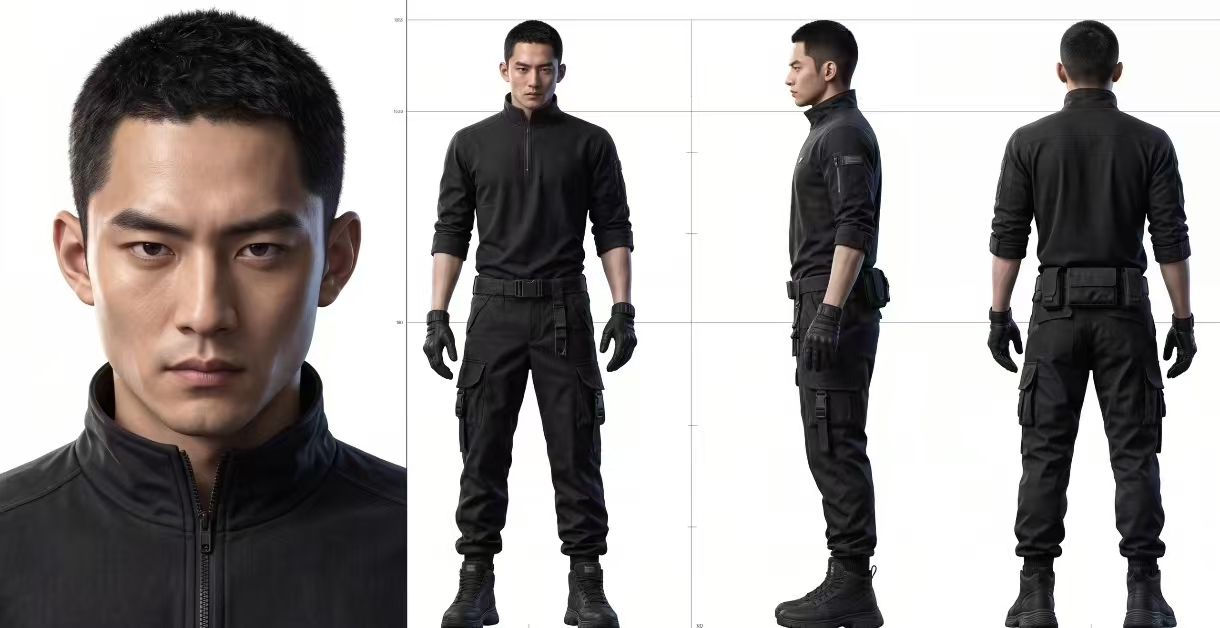
#> input picture GeneralAlgorithm/vision/data/威龙.jpg, 1220 x 628 px
$ jupyter execute '感知哈希.ipynb'
#> lines starting #> are read from the running program, lines starting #| are printed output that depends on the picture
感知哈希 (Perceptual Hashing)
领域：图像检索、数字指纹、内容去重、相似图片检测。
通过提取图像的“指纹”（如颜色分布、DCT变换后的低频信息），比较两张图片在视觉上是否相似，常用于搜索引擎的“以图搜图”功能、盗版图片识别等。

感知哈希目标：把图片变成一串固定长度二进制“指纹”，内容相似的图，哈希也相似。
1. aHash（平均哈希，最简单）
步骤：
缩放到 8×8，转灰度，算全局平均灰度，每个像素：大于均值 → 1，否则 → 0，得到 64 位哈希
2. dHash（差值哈希，最常用）
步骤：
缩放到 9×8（多一列），转灰度，每行比较相邻像素：左 > 右 → 1，否则 → 0，得到 8×8 = 64 位哈希
 对亮度/对比度变化更鲁棒
3. pHash（真正的“感知哈希”）
步骤：
缩放到 32×32，转灰度，做 DCT（离散余弦变换），取左上角 8×8 低频系数，与中位数/均值比较 → 二值化，得到 64 位哈希
抗压缩、抗缩放、抗轻微滤镜

[cell 1]
# 使用Pillow
from importlib.util import find_spec

if find_spec('PIL') :
    pass
else:
    raise Exception("未安装pillow(python -m pip install pillow)")

[cell 2]
from PIL import Image

image1=Image.open('data/威龙.jpg')
#> image1 is the input picture: PIL image 1220x628 RGB; mean R, G, B 159.4, 155.8, 154.7
print(type(image1))
#| <class 'PIL.JpegImagePlugin.JpegImageFile'>

[cell 3]
image1.show()

[cell 4]
gray_image1 = image1.convert('L')
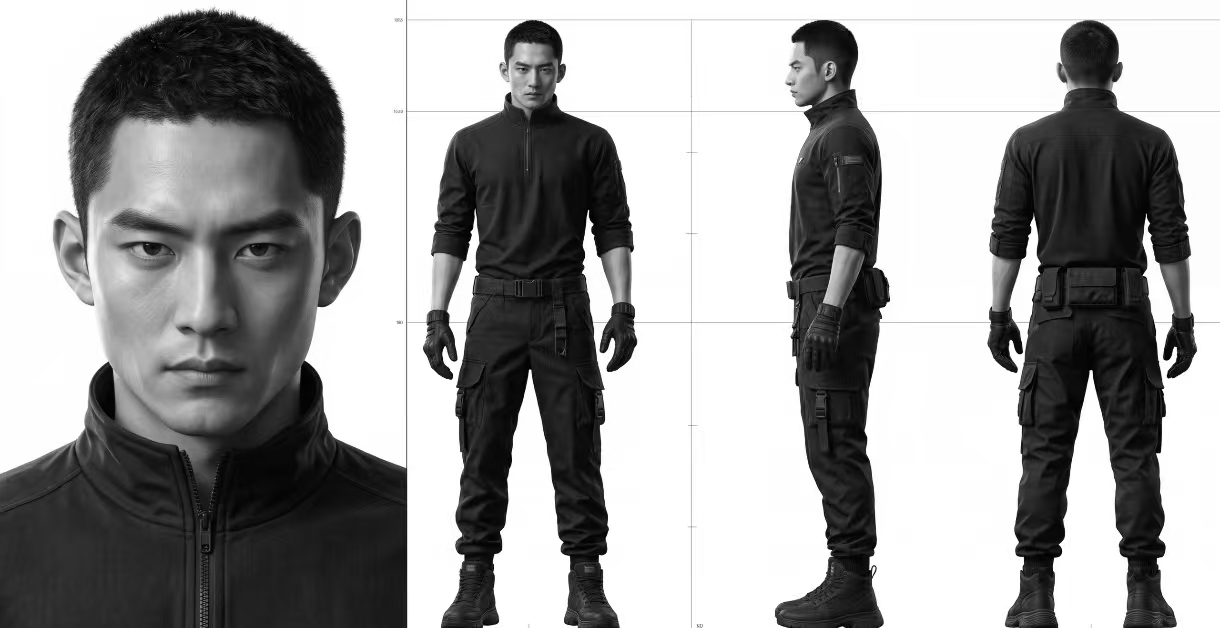
#> gray_image1: PIL image 1220x628 L; min 0, max 255, mean 156.8

[cell 5]
gray_image1.show()

[cell 6]
# 使用Pillow
from importlib.util import find_spec

if find_spec('cv2') :
    pass
else:
    raise Exception("未安装cv(python -m pip install opencv-python)")

[cell 7]
from PIL import Image, ImageEnhance, ImageFilter
import numpy as np

img = Image.open("data/威龙.jpg").convert("RGB")

# 1. 重压缩 (同图不同质)
img.save("data/q30.jpg", "JPEG", quality=30)

# 2. 缩放再放大 (分辨率欺骗)
w, h = img.size
#> w = 1220; h = 628
img.resize((64, 64)).resize((w, h)).save("data/scale.jpg")
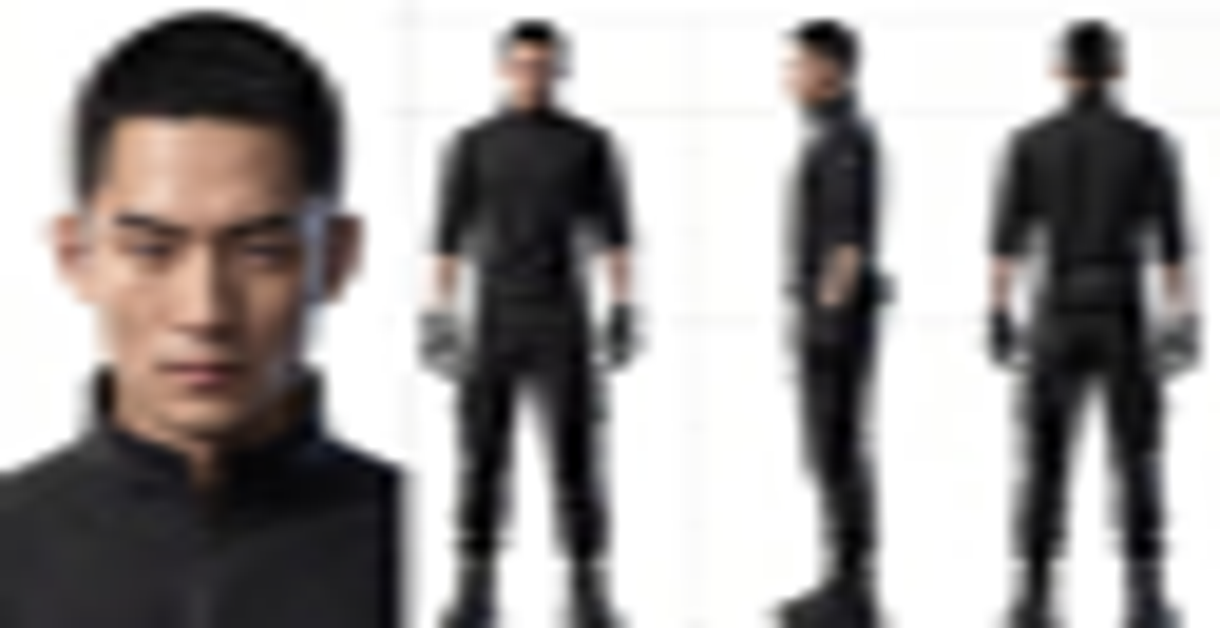
#> saved as scale.jpg: PIL image 1220x628 RGB; mean R, G, B 158.3, 154.7, 153.7

# 3. 裁剪头像 (局部相似，测试三视图头像与全身的关联)
# 原图左侧约1/3是头像，按此比例裁剪
crop_img = img.crop((0, 0, int(w*0.35), h))
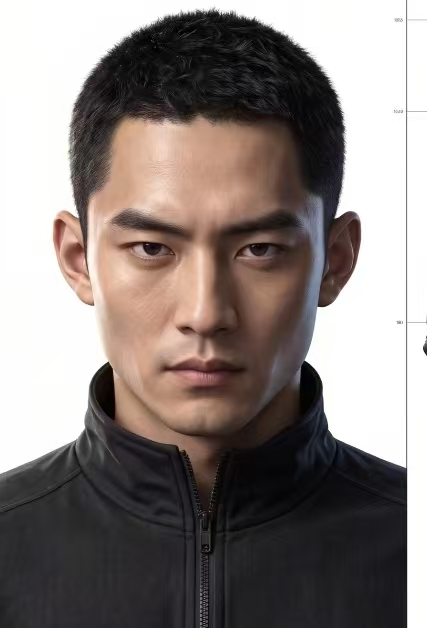
#> crop_img: PIL image 427x628 RGB; mean R, G, B 137.4, 128.6, 125.5
# 为保持尺寸一致测试，可缩放回原尺寸或保留局部（建议保留局部看距离变化）
crop_img.save("data/crop_head.jpg")

# 4. 轻微旋转 (视角微变)
img.rotate(5, expand=True, fillcolor=(255,255,255)).save("data/rot5.jpg")
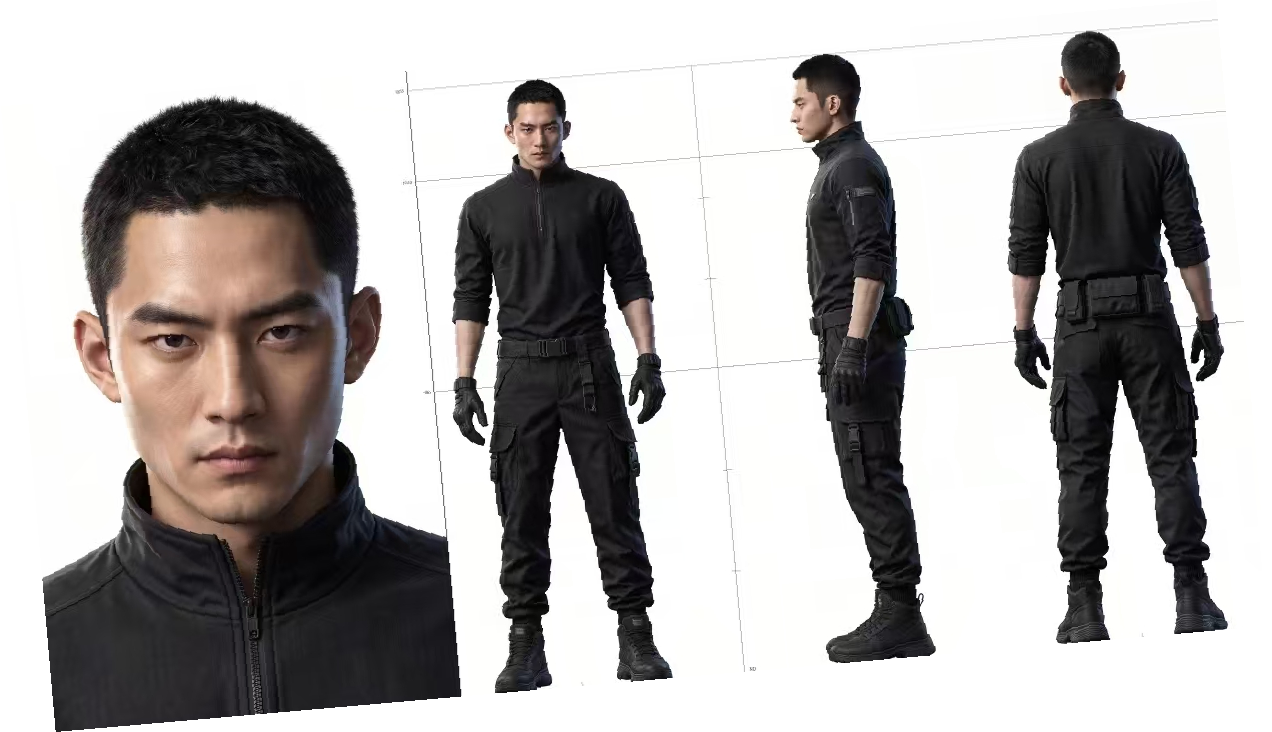
#> saved as rot5.jpg: PIL image 1272x732 RGB; mean R, G, B 176.3, 173.4, 172.5

# 5. 无关图 (基准对照)
# 生成一个纯色/噪声图作为“无关图”示例
other = Image.fromarray(np.random.randint(0, 255, (h, w, 3), dtype=np.uint8))
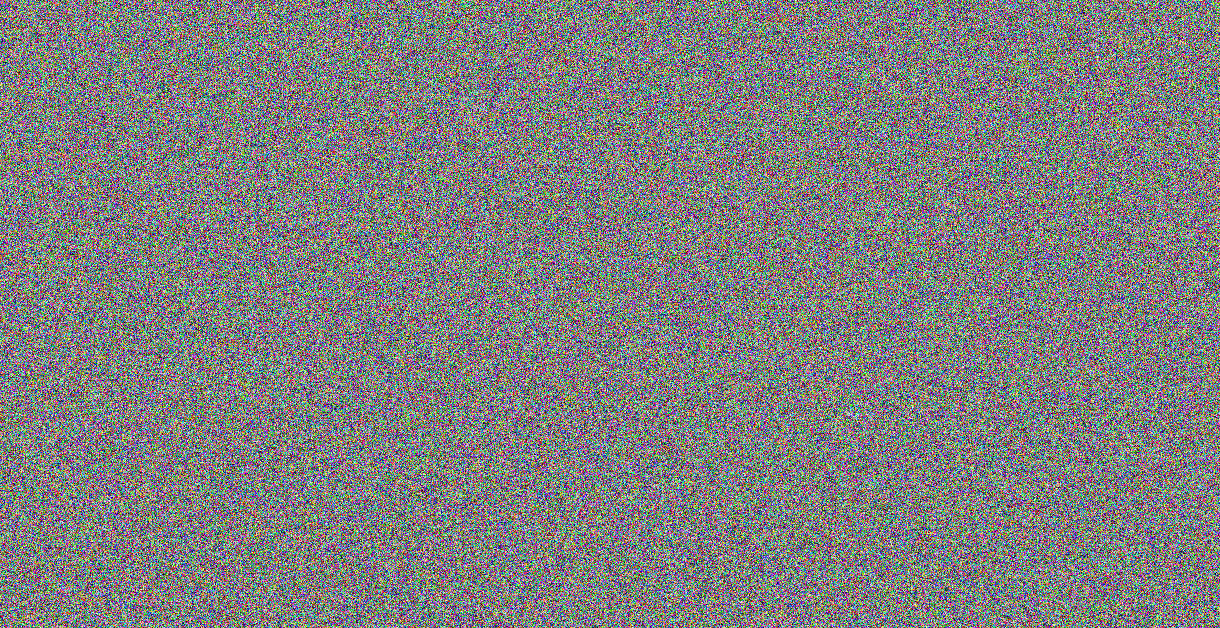
#> other: PIL image 1220x628 RGB; mean R, G, B 126.9, 127.2, 126.9
other.save("data/other.jpg")

print("5张测试图生成完毕")

[cell 8]
import cv2
import numpy as np

def load_gray_cv(path, size):
    """加载图片并转为灰度、缩放"""
#> called with path = 'data/q30.jpg', size = (8, 8)
    img = cv2.imread(path)
    if img is None:
        raise FileNotFoundError(f"无法读取图片: {path}")
    gray = cv2.cvtColor(img, cv2.COLOR_BGR2GRAY)
    resized = cv2.resize(gray, size, interpolation=cv2.INTER_LANCZOS4)
    return resized.astype(np.float32)

# ---------- aHash（平均哈希）----------
def ahash(path, size=8):
    g = load_gray_cv(path, (size, size))
    mean = g.mean()
#> mean = 147.9
    bits = (g > mean).flatten().astype(np.uint8)
#> bits = 64 values, max 1 at index 0, min 0 at index 1, mean 0.531
    return bits

# ---------- dHash（差值哈希）----------
def dhash(path, h=8, w=9):
    g = load_gray_cv(path, (w, h))
    diff = g[:, 1:] > g[:, :-1]
    return diff.flatten().astype(np.uint8)

# ---------- pHash（感知哈希，用OpenCV的DCT）----------
def phash(path, size=32, lowfreq=8):
    g = load_gray_cv(path, (size, size))

    # OpenCV的DCT变换
    dct = cv2.dct(g)

    # 取左上角低频区域
    low = dct[:lowfreq, :lowfreq]

    # 跳过DC分量（[0,0]位置），用中位数作为阈值
    med = np.median(low[1:, 1:])

    bits = (low > med).flatten().astype(np.uint8)
    return bits

# ---------- 汉明距离 ----------
def hamming(a, b):
    return int(np.sum(a != b))

# ---------- 哈希转十六进制字符串 ----------
def bits_to_hex(bits):
    bits_str = ''.join(bits.astype(str))
    return hex(int(bits_str, 2))[2:].zfill(len(bits)//4)

[cell 9]
img1 = "data/q30.jpg"
img2 = "data/scale.jpg"

# aHash
h1 = ahash(img1)
#> h1 has the same summary as bits in ahash
h2 = ahash(img2)
#> call 2 of load_gray_cv, with path = 'data/scale.jpg', size = (8, 8)
#> in load_gray_cv (call 2), `gray = cv2.cvtColor(img, cv2.COLOR_BGR2GRAY)`:
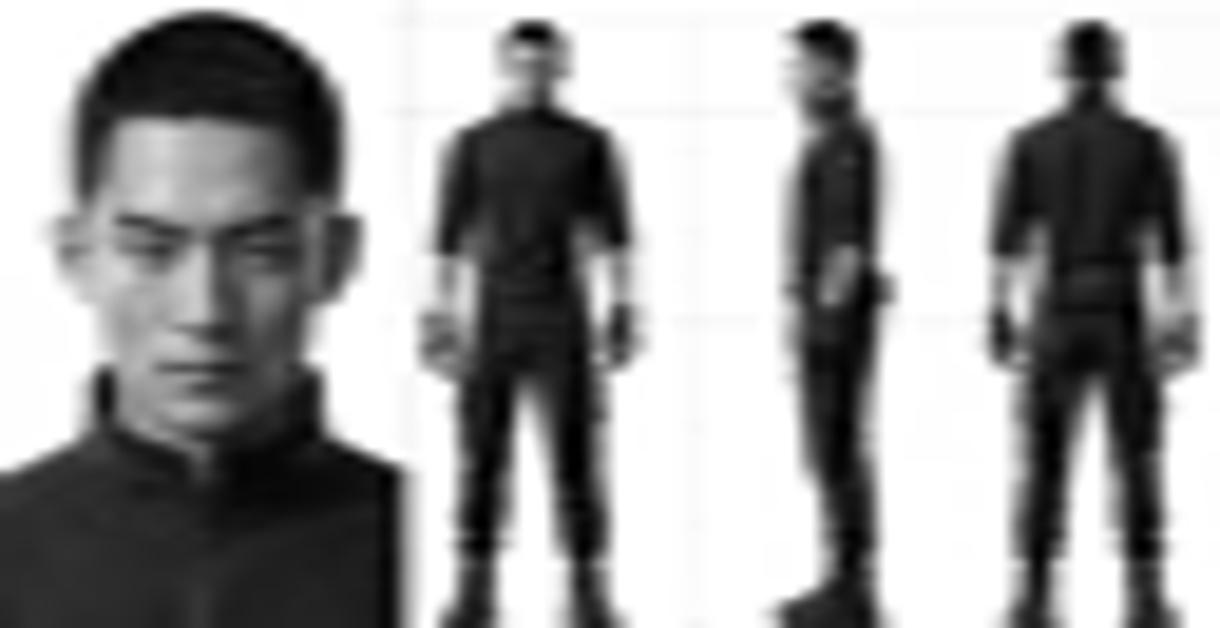
#> gray: shape (628, 1220); min 0, max 255, mean 155.7
#> h2 = 64 values, max 1 at index 0, min 0 at index 1, mean 0.516
print(f"aHash 汉明距离: {hamming(h1, h2)}")
#| aHash 汉明距离: 3
print(f"aHash 指纹: {bits_to_hex(h1)}")
#| aHash 指纹: ab2b6aafaaba1a1a

# dHash
h1 = dhash(img1)
#> h1 = 64 values, max 1 at index 1, min 0 at index 0, mean 0.312
h2 = dhash(img2)
#> h2 = 64 values, max 1 at index 1, min 0 at index 0, mean 0.359
print(f"dHash 汉明距离: {hamming(h1, h2)}")
#| dHash 汉明距离: 11
print(f"dHash 指纹: {bits_to_hex(h1)}")
#| dHash 指纹: 402018ab585a7010


# pHash
h1 = phash(img1)
#> in load_gray_cv (call 5), `resized = cv2.resize(gray, size, interpolation=cv2.INTER_LANCZOS4)`:
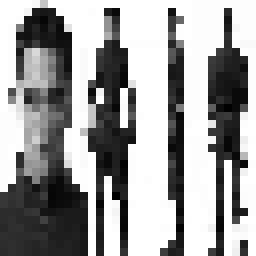
#> resized: shape (32, 32) (shown 8 times larger); min 0, max 255, mean 158.1
#> in phash, `dct = cv2.dct(g)`:
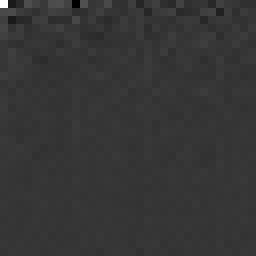
#> dct: shape (32, 32) float32 (shown 8 times larger); min -1355.5, max 5059.8, mean 7.6; drawn with min black and max white
#> in phash, `med = np.median(low[1:, 1:])`: med = -2.46
#> in phash, `bits = (low > med).flatten().astype(np.uint8)`: bits = 64 values, max 1 at index 0, min 0 at index 1, mean 0.578
#> h1 has the same summary as bits in phash
h2 = phash(img2)
#> in load_gray_cv (call 6), `resized = cv2.resize(gray, size, interpolation=cv2.INTER_LANCZOS4)`:
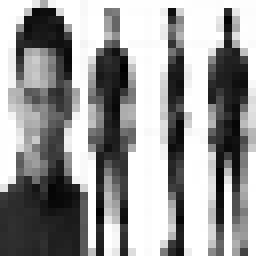
#> resized: shape (32, 32) (shown 8 times larger); min 0, max 255, mean 155.4
#> h2 has the same summary as bits in phash
print(f"pHash 汉明距离: {hamming(h1, h2)}")
#| pHash 汉明距离: 8
print(f"pHash 指纹: {bits_to_hex(h1)}")
#| pHash 指纹: 9ff78ca7e89ce1f0

# 相似度百分比
similarity = 1 - hamming(h1, h2) / 64
#> similarity = 0.875
print(f"pHash 相似度: {similarity:.2%}")
#| pHash 相似度: 87.50%
